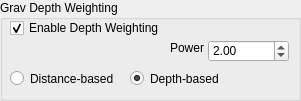
   <widget class="QGroupBox" name="groupBox_16">
    <property name="enabled">
     <bool>true</bool>
    </property>
    <property name="geometry">
     <rect>
      <x>20</x>
      <y>1060</y>
      <width>301</width>
      <height>101</height>
     </rect>
    </property>
    <property name="title">
     <string>Grav Depth Weighting</string>
    </property>
    <widget class="QCheckBox" name="checkBox_grav_depth_weighting">
     <property name="geometry">
      <rect>
       <x>10</x>
       <y>20</y>
       <width>198</width>
       <height>16</height>
      </rect>
     </property>
     <property name="text">
      <string>Enable Depth Weighting</string>
     </property>
     <property name="checked">
      <bool>true</bool>
     </property>
    </widget>
    <widget class="QLabel" name="label_17">
     <property name="geometry">
      <rect>
       <x>170</x>
       <y>40</y>
       <width>41</width>
       <height>16</height>
      </rect>
     </property>
     <property name="text">
      <string>Power</string>
     </property>
    </widget>
    <widget class="QgsDoubleSpinBox" name="mQgsDoubleSpinBox_grav_depth_weight_power">
     <property name="geometry">
      <rect>
       <x>208</x>
       <y>40</y>
       <width>81</width>
       <height>22</height>
      </rect>
     </property>
     <property name="value">
      <double>2.000000000000000</double>
     </property>
    </widget>
    <widget class="QRadioButton" name="radioButton_grav_dist_based_weighting">
     <property name="geometry">
      <rect>
       <x>10</x>
       <y>70</y>
       <width>131</width>
       <height>17</height>
      </rect>
     </property>
     <property name="text">
      <string>Distance-based</string>
     </property>
     <property name="checked">
      <bool>false</bool>
     </property>
    </widget>
    <widget class="QRadioButton" name="radioButton_grav_depth_based_weighting">
     <property name="geometry">
      <rect>
       <x>130</x>
       <y>70</y>
       <width>111</width>
       <height>17</height>
      </rect>
     </property>
     <property name="text">
      <string>Depth-based</string>
     </property>
     <property name="checked">
      <bool>true</bool>
     </property>
    </widget>
   </widget>
